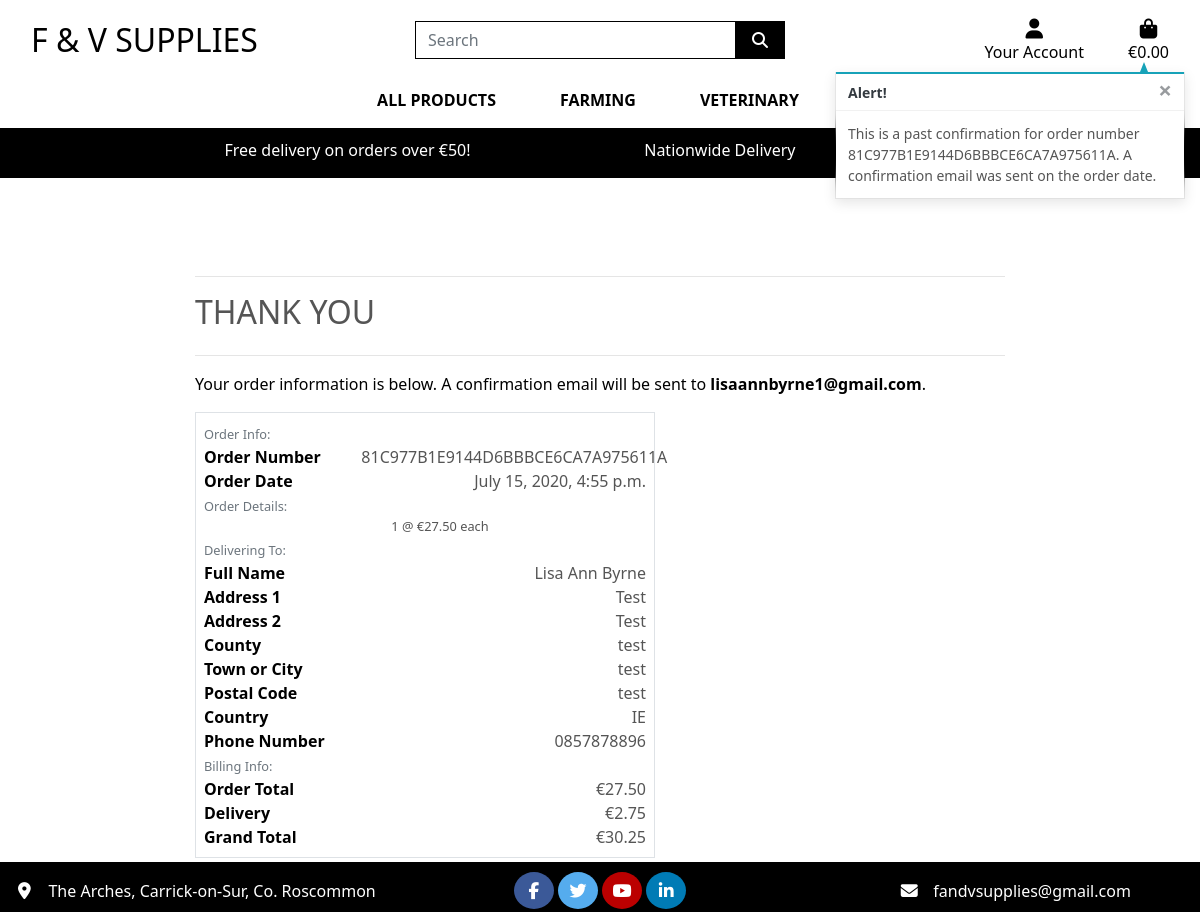
Screenshot of /profile/order_history/81C977B1E9144D6BBBCE6CA7A975611A with the database file from the repository.
### checkout/models.py (models this page shows, shortened)
class Order(models.Model):
    order_number = models.CharField(max_length=32, null=False, editable=False)
    user_profile = models.ForeignKey(UserProfile, on_delete=models.SET_NULL,
                                     null=True, blank=True, related_name='orders')
    full_name = models.CharField(max_length=50, null=False, blank=False)
    email = models.EmailField(max_length=254, null=False, blank=False)
    phone_number = models.CharField(max_length=20, null=False, blank=False)
    street_address1 = models.CharField(max_length=80, null=False, blank=False)
    street_address2 = models.CharField(max_length=80, null=True, blank=True)
    town_or_city = models.CharField(max_length=40, null=False, blank=False)
    county = models.CharField(max_length=80, null=True, blank=True)
    country = CountryField(blank_label='Country *', null=False, blank=False)
    postcode = models.CharField(max_length=20, null=True, blank=True)
    date = models.DateTimeField(auto_now_add=True)
    delivery_cost = models.DecimalField(max_digits=6, decimal_places=2, null=False, default=0)
    order_total = models.DecimalField(max_digits=10, decimal_places=2, null=False, default=0)
    grand_total = models.DecimalField(max_digits=10, decimal_places=2, null=False, default=0)
    original_bag = models.TextField(null=False, blank=False, default='')
    stripe_pid = models.CharField(max_length=254, null=False, blank=False, default='')

class OrderLineItem(models.Model):
    order = models.ForeignKey(Order, null=False, blank=False, on_delete=models.CASCADE, related_name='lineitems')
    product = models.ForeignKey(Product, null=False, blank=False, on_delete=models.CASCADE)
    quantity = models.IntegerField(null=False, blank=False, default=0)
    lineitem_total = models.DecimalField(max_digits=6, decimal_places=2, null=False, blank=False, editable=False)

### products/models.py (models this page shows, shortened)
class Product(models.Model):
    category = models.ForeignKey('Category', null=True, blank=True, on_delete=models.SET_NULL)
    sku = models.CharField(max_length=254, null=True, blank=True)
    name = models.CharField(max_length=254)
    description = models.TextField()
    price = models.DecimalField(max_digits=6, decimal_places=2)
    image_url = models.URLField(max_length=1024, null=True, blank=True)
    image = models.ImageField(null=True, blank=True)

### profiles/views.py (the view)
# urls.py: path('order_history/<order_number>', views.order_history, name='order_history'),
def order_history(request, order_number):
    order = get_object_or_404(Order, order_number=order_number)
    messages.info(request, (
        f'This is a past confirmation for order number {order_number}. '
        'A confirmation email was sent on the order date.'
    ))
    template = 'checkout/checkout_success.html'
    context = {
        'order': order,
        'from_profile': True,
    }
    return render(request, template, context)

### bag/contexts.py (called while the page is built, shortened)
def bag_contents(request):
    bag_items = []
    total = 0
    product_count = 0
    bag = request.session.get('bag', {})
    if total < settings.FREE_DELIVERY_THRESHOLD:
        delivery = total * Decimal(settings.STANDARD_DELIVERY_PERCENTAGE / 100)
        free_delivery_delta = settings.FREE_DELIVERY_THRESHOLD - total
    else:
        delivery = 0
        free_delivery_delta = 0
    grand_total = delivery + total
    context = {
        'bag_items': bag_items,
        'total': total,
        'product_count': product_count,
        'delivery': delivery,
        'free_delivery_delta': free_delivery_delta,
        'free_delivery_threshold': settings.FREE_DELIVERY_THRESHOLD,
        'grand_total': grand_total,
    }
    return context

### checkout/templates/checkout/checkout_success.html (shortened to what this page needs)
<!DOCTYPE html>
{% extends "base.html" %}
{% load static %}
{% block extra_css %}
    <link rel="stylesheet" href="{% static 'checkout/css/checkout.css' %}">
{% endblock %}
{% block page_header %}
    <div class="container header-container">
    </div>
{% endblock %}
{% block content %}
    <div class="overlay"></div>
    <div class="container">
        <div class="row">
            <div class="col">
                <hr>
                <h2 class="logo-font mb-4">Thank You</h2>
                <hr>
                <p class="text-black">Your order information is below. A confirmation email will be sent to <strong>{{ order.email }}</strong>.</p>
            </div>
        </div>
        <div class="row">
            <div class="col-12 col-lg-7">
                <div class="order-confirmation-wrapper p-2 border">
                    <div class="row">
                        <div class="col">
                            <small class="text-muted">Order Info:</small>
                        </div>
                    </div>
                    <div class="row">
                        <div class="col-12 col-md-4">
                            <p class="mb-0 text-black font-weight-bold">Order Number</p>
                        </div>
                        <div class="col-12 col-md-8 text-md-right">
                            <p class="mb-0">{{ order.order_number }}</p>
                        </div>
                    </div>
                    <div class="row">
                        <div class="col-12 col-md-4">
                            <p class="mb-0 text-black font-weight-bold">Order Date</p>
                        </div>
                        <div class="col-12 col-md-8 text-md-right">
                            <p class="mb-0">{{ order.date }}</p>
                        </div>
                    </div>
                    <div class="row">
                        <div class="col">
                            <small class="text-muted">Order Details:</small>
                        </div>
                    </div>
                    {% for item in order.lineitems.all %}
                    <div class="row">
                        <div class="col-12 col-md-8 text-md-right">
                            <p class="small mb-0">{{ item.quantity }} @ €{{ item.product.price }} each</p>
                        </div>
                    </div>
                    {% endfor %}
                    <div class="row">
                        <div class="col">
                            <small class="text-muted">Delivering To:</small>
                        </div>
                    </div>
                    <div class="row">
                        <div class="col-12 col-md-4">
                            <p class="mb-0 text-black font-weight-bold">Full Name</p>
                        </div>
                        <div class="col-12 col-md-8 text-md-right">
                            <p class="mb-0">{{ order.full_name }}</p>
                        </div>
                    </div>
                    <div class="row">
                        <div class="col-12 col-md-4">
                            <p class="mb-0 text-black font-weight-bold">Address 1</p>
                        </div>
                        <div class="col-12 col-md-8 text-md-right">
                            <p class="mb-0">{{ order.street_address1 }}</p>
                        </div>
                    </div>
                    {% if order.street_address2 %}
                    <div class="row">
                        <div class="col-12 col-md-4">
                            <p class="mb-0 text-black font-weight-bold">Address 2</p>
                        </div>
                        <div class="col-12 col-md-8 text-md-right">
                            <p class="mb-0">{{ order.street_address1 }}</p>
                        </div>
                    </div>
                    {% endif %}
                    {% if order.county %}
                    <div class="row">
                        <div class="col-12 col-md-4">
                            <p class="mb-0 text-black font-weight-bold">County</p>
                        </div>
                        <div class="col-12 col-md-8 text-md-right">
                            <p class="mb-0">{{ order.county }}</p>
                        </div>
                    </div>
                    {% endif %}
                    <div class="row">
                        <div class="col-12 col-md-4">
                            <p class="mb-0 text-black font-weight-bold">Town or City</p>
                        </div>
                        <div class="col-12 col-md-8 text-md-right">
                            <p class="mb-0">{{ order.town_or_city }}</p>
                        </div>
                    </div>
                    {% if order.postcode %}
                    <div class="row">
                        <div class="col-12 col-md-4">
                            <p class="mb-0 text-black font-weight-bold">Postal Code</p>
                        </div>
                        <div class="col-12 col-md-8 text-md-right">
                            <p class="mb-0">{{ order.postcode }}</p>
                        </div>
                    </div>
                    {% endif %}
                    <div class="row">
                        <div class="col-12 col-md-4">
                            <p class="mb-0 text-black font-weight-bold">Country</p>
                        </div>
                        <div class="col-12 col-md-8 text-md-right">
                            <p class="mb-0">{{ order.country }}</p>
                        </div>
                    </div>
                    <div class="row">
                        <div class="col-12 col-md-4">
                            <p class="mb-0 text-black font-weight-bold">Phone Number</p>
                        </div>
                        <div class="col-12 col-md-8 text-md-right">
                            <p class="mb-0">{{ order.phone_number }}</p>
                        </div>
                    </div>
                    <div class="row">
                        <div class="col">
                            <small class="text-muted">Billing Info:</small>
                        </div>
                    </div>
                    <div class="row">
                        <div class="col-12 col-md-4">
                            <p class="mb-0 text-black font-weight-bold">Order Total</p>
                        </div>
                        <div class="col-12 col-md-8 text-md-right">
                            <p class="mb-0">€{{ order.order_total }}</p>
                        </div>
                    </div>
                    <div class="row">
                        <div class="col-12 col-md-4">
                            <p class="mb-0 text-black font-weight-bold">Delivery</p>
                        </div>
                        <div class="col-12 col-md-8 text-md-right">
                            <p class="mb-0">€{{ order.delivery_cost }}</p>
                        </div>
                    </div>
                    <div class="row">
                        <div class="col-12 col-md-4">
                            <p class="mb-0 text-black font-weight-bold">Grand Total</p>
                        </div>
                        <div class="col-12 col-md-8 text-md-right">
                            <p class="mb-0">€{{ order.grand_total }}</p>
                        </div>
                    </div>
                </div>
            </div>
        </div>
        <div class="row">
			<div class="col-12 col-lg-7 text-right">
                {% if from_profile %}
                    <a href="{% url 'profile' %}" class="btn btn-black rounded-0 my-2">
                        <span class="icon mr-2">
                        </span>
                        <span class="text-uppercase">Back to Profile</span>
                    </a>
                {% endif %}
			</div>
		</div>
    </div>
{% endblock %}

### static/css/base.css (style rules this page uses)
html { height: 100%; position: relative; }
body { background: url("/media/programmes-min.jpg") no-repeat center center fixed; background-size: cover; height: calc(100vh - 180px); color: #555; font-family: "Segoe UI", Tahoma, Geneva, Verdana, sans-serif; }
.container { margin-bottom: 60px; }
.icon { align-items: center; display: inline-flex; justify-content: center; height: 1.5rem; width: 1.5rem; }
.logo-font { text-transform: uppercase; }
.btn-black { background: black; color: white; }
.text-black { color: #000 !important; }
.overlay { height: 100%; width: 100%; top: 0; left: 0; position: fixed; background: white; z-index: -1; }
a { color: inherit; text-decoration: none; }
@media (min-width: 1200px) { .container { max-width: 70%; } }
@media (min-width: 992px) { .header-container { padding-top: 200px; } }

### rows the page displays
Order: email "lisaannbyrne1@gmail.com", order_number "81C977B1E9144D6BBBCE6CA7A975611A", date "July 15, 2020, 4:55 p.m.", full_name "Lisa Ann Byrne", street_address1 "Test", county "test", town_or_city "test", postcode "test", country "IE", phone_number "0857878896", order_total "27.50", delivery_cost "2.75", grand_total "30.25"
OrderLineItem: quantity "1", product.price "27.50"

### other values shown
{{ free_delivery_threshold }} "50"
{{ message }} "This is a past confirmation for order number 81C977B1E9144D6BBBCE6CA7A975611A. A confirmation email was sent on the order date."
